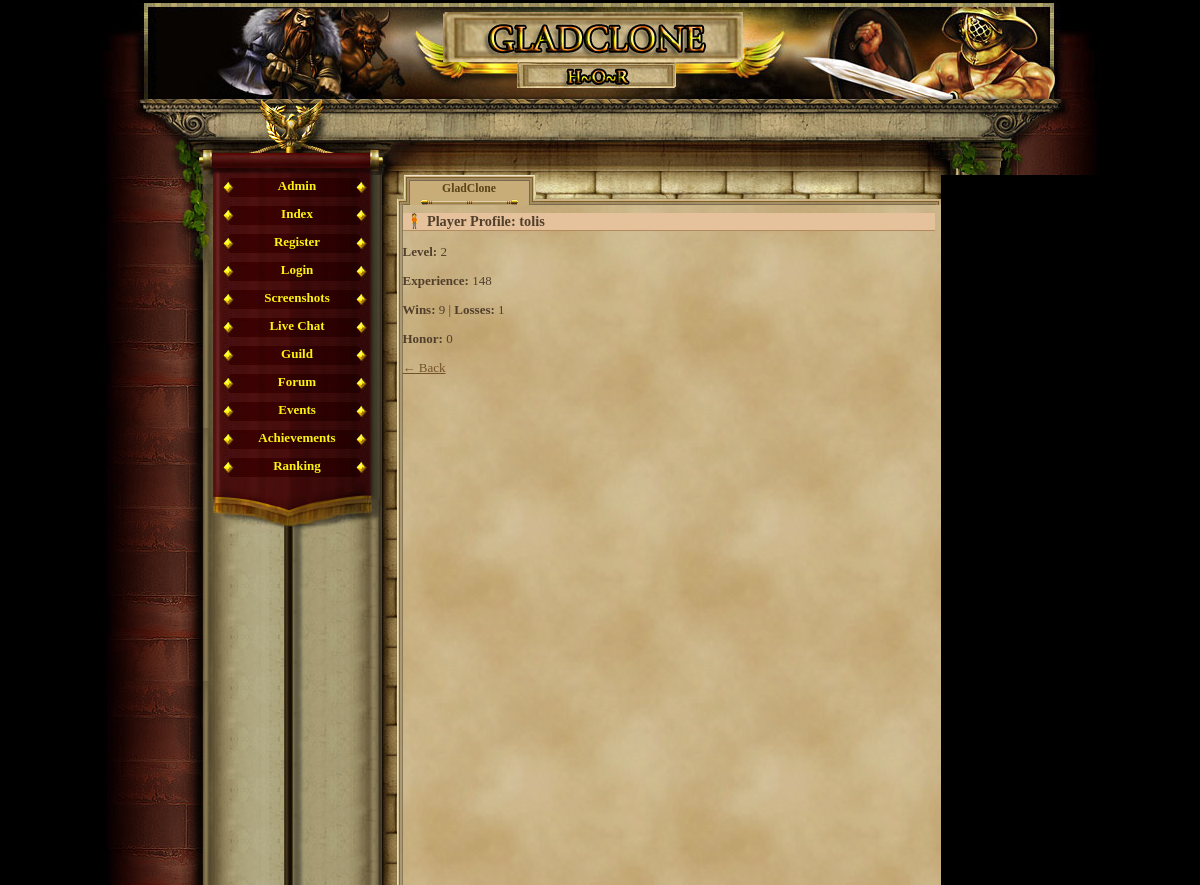
Page /player_profile.php?id=3 (signed in) on the earlier database version.
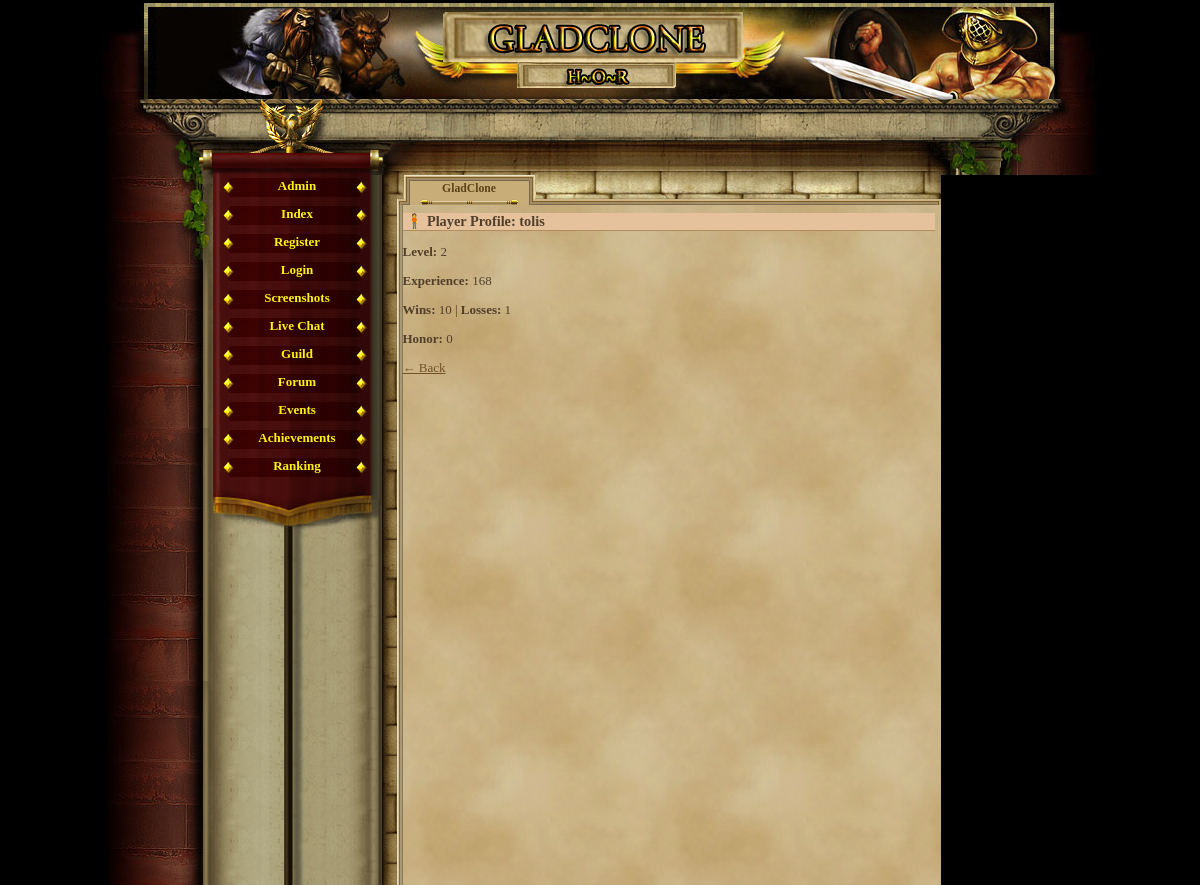
Same page on the later database version.
### tables this page shows
CREATE TABLE `gracze` (
  `id` int(11) NOT NULL AUTO_INCREMENT,
  `gracz` int(11) NOT NULL DEFAULT '0',
  `login` varchar(24) NOT NULL,
  `haslo` varchar(40) NOT NULL,
  `email` varchar(40) NOT NULL,
  `plec` tinyint(4) NOT NULL DEFAULT '0',
  `avatar` tinyint(4) NOT NULL DEFAULT '1',
  `pregunta` text NOT NULL,
  `respuesta` text NOT NULL,
  `rank` int(1) NOT NULL DEFAULT '1',
  `nivel` int(1) NOT NULL DEFAULT '1',
  `exp` int(1) NOT NULL DEFAULT '0',
  `exp_max` int(1) NOT NULL DEFAULT '10',
  `honor` int(1) NOT NULL DEFAULT '0',
  `fama` int(1) NOT NULL DEFAULT '0',
  `victorias` int(1) NOT NULL DEFAULT '0',
  `perdidas` int(1) NOT NULL DEFAULT '0',
  `oro_robado` int(1) NOT NULL DEFAULT '0',
  `oro_perdido` int(1) NOT NULL DEFAULT '0',
  `atak` int(5) NOT NULL DEFAULT '0',
  `obrona` int(3) NOT NULL DEFAULT '0',
  `sila` int(1) NOT NULL DEFAULT '5',
  `sila_i` int(1) NOT NULL DEFAULT '0',
  `sila_max` int(1) NOT NULL DEFAULT '10',
  `zrecznosc` int(1) NOT NULL DEFAULT '5',
  `zrecznosc_i` int(1) NOT NULL DEFAULT '0',
  `zrecznosc_max` int(1) NOT NULL DEFAULT '10',
  `wyrzymalosc` int(1) NOT NULL DEFAULT '5',
  `wyrzymalosc_i` int(1) NOT NULL DEFAULT '0',
  `wyrzymalosc_max` int(1) NOT NULL DEFAULT '10',
  `constitucion` int(1) NOT NULL DEFAULT '5',
  `constitucion_i` int(1) NOT NULL DEFAULT '0',
  `constitucion_max` int(1) NOT NULL DEFAULT '10',
  `carisma` int(1) NOT NULL DEFAULT '5',
  `carisma_i` int(1) NOT NULL DEFAULT '0',
  `carisma_max` int(1) NOT NULL DEFAULT '10',
  `inteligencja` int(1) NOT NULL DEFAULT '5',
  `inteligencja_i` int(1) NOT NULL DEFAULT '0',
  `inteligencja_max` int(1) NOT NULL DEFAULT '10',
  `mdchance` int(1) NOT NULL DEFAULT '0',
  `dhchance` int(1) NOT NULL DEFAULT '0',
  `ctchance` int(1) NOT NULL DEFAULT '0',
  `zycie` int(100) NOT NULL DEFAULT '100',
  `zycie_max` int(100) NOT NULL DEFAULT '100',
  `obrazenia_min` int(1) NOT NULL DEFAULT '0',
  `obrazenia_max` int(3) NOT NULL DEFAULT '2',
  `zloto` int(100) NOT NULL DEFAULT '150',
  `zloto_skarbiec` int(11) NOT NULL,
  `punkty` int(11) NOT NULL,
  `pracuje` int(11) NOT NULL,
  `ostatnia_walka_pvp` int(11) NOT NULL,
  `ostatnia_walka_pvc` int(11) NOT NULL,
  `ostatnio_zregenerowano` int(11) NOT NULL,
  `titulo` varchar(24) NOT NULL DEFAULT 'Newbie',
  `arena_level` int(11) NOT NULL,
  `rubies` int(11) NOT NULL DEFAULT '0',
  `centurion_time` int(11) NOT NULL,
  `reportes` int(1) NOT NULL DEFAULT '0',
  `mensajes` int(1) NOT NULL DEFAULT '0',
  `noticias` int(1) NOT NULL DEFAULT '0',
  `bendicion1_type` int(11) NOT NULL,
  `bendicion1_time` int(11) NOT NULL,
  `bendicion2_type` int(11) NOT NULL,
  `bendicion2_time` int(11) NOT NULL,
  `bendicion3_type` int(11) NOT NULL,
  `bendicion3_time` int(11) NOT NULL,
  `bendicion4_type` int(11) NOT NULL,
  `bendicion4_time` int(11) NOT NULL,
  `ostatnia_aktywnosc` int(11) NOT NULL DEFAULT '0',
  `username_locked` tinyint(1) NOT NULL DEFAULT '0',
  `lock_login` tinyint(1) NOT NULL DEFAULT '0',
  `is_admin` tinyint(1) NOT NULL DEFAULT '0',
  `title` varchar(100) DEFAULT NULL,
  `is_banned` tinyint(1) NOT NULL DEFAULT '0',
  `night_logins` int(11) DEFAULT '0',
  `boss_defeated` int(11) DEFAULT '0',
  `daily_login_streak` int(11) DEFAULT '0',
  `last_login_date` date DEFAULT NULL,
  `premium_coins` int(11) DEFAULT '0',
  `coins` int(11) DEFAULT '0',
  `is_premium` tinyint(1) DEFAULT '0',
  `premium_item_last_date` date DEFAULT NULL,
  PRIMARY KEY (`id`),
  UNIQUE KEY `login` (`login`)
);

### player_profile.php (the view, shortened to what this page needs)
<?php
require_once('var/ustawienia.php');
require_once('gora_strony.php');
require_once('menu_l.php');
$player_id = (int)$_GET['id'];
$stmt = $conn->prepare("SELECT id, login, nivel, exp, victorias, perdidas, honor, title, is_premium FROM gracze WHERE id = ?");
$stmt->bind_param("i", $player_id);
$stmt->execute();
$player = $stmt->get_result()->fetch_assoc();
?>
<h2>🧍 Player Profile: <?= htmlspecialchars($player['login']) ?>
</h2>
<p><strong>Level:</strong> <?= $player['nivel'] ?></p>
<p><strong>Experience:</strong> <?= number_format($player['exp']) ?></p>
<p><strong>Wins:</strong> <?= $player['victorias'] ?> | <strong>Losses:</strong> <?= $player['perdidas'] ?></p>
<p><strong>Honor:</strong> <?= $player['honor'] ?></p>
<a href="index.php">← Back</a>

Differences in the rows shown:
changed gracze "tolis": exp "148" → "168"; victorias "9" → "10"
